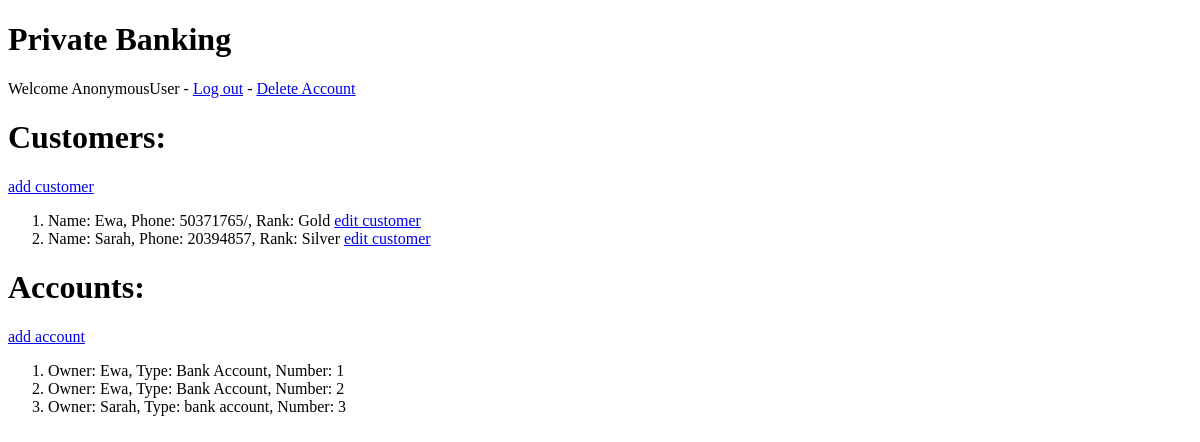
The app's page /banking_app/employee/, older data.
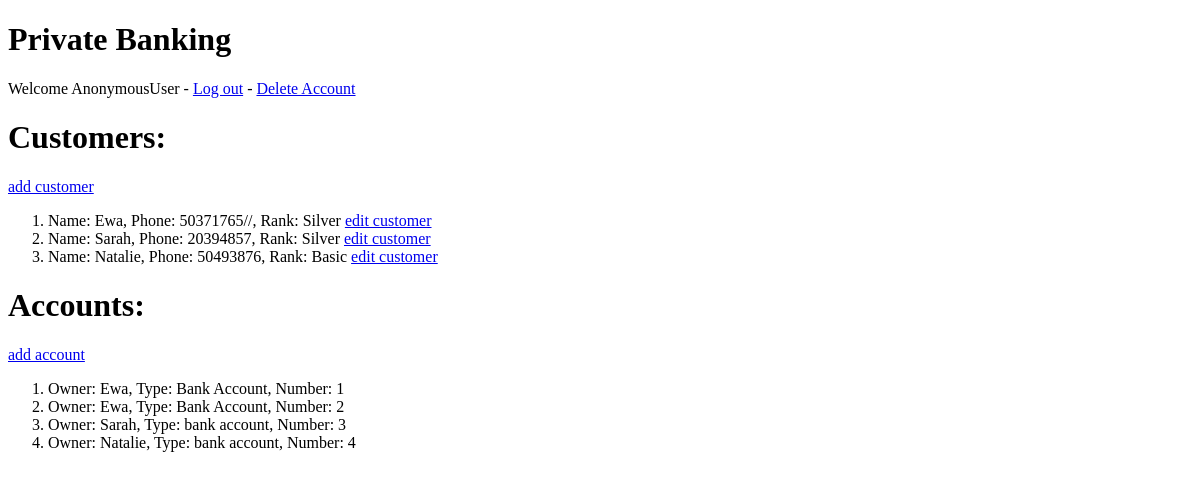
The same page, newer data.
### banking_app/models.py (models this page shows, shortened)
class Customer(models.Model):
    user = models.OneToOneField(User, on_delete=models.CASCADE)
    phone = models.CharField(null=True, max_length=200)
    class Rank(models.TextChoices):
        BASIC = 'Basic'
        SILVER = 'Silver'
        GOLD = 'Gold'
    rank = models.CharField(choices=Rank.choices, default=Rank.BASIC, max_length=200)

class Account(models.Model):
    customer = models.ForeignKey(Customer, on_delete=models.CASCADE)
    class AccountType(models.TextChoices):
        BANK_ACCOUNT = 'Bank Account'
        LOAN = 'Loan'
    account_type = models.CharField(choices=AccountType.choices, default=AccountType.BANK_ACCOUNT, max_length=200)

### banking_app/views.py (the view)
# urls.py: path('employee/', views.employee, name='employee'),
def employee(request):
    customers = Customer.objects.all()
    accounts = Account.objects.all()
    context = {'customers': customers, 'accounts': accounts}
    return render(request, 'banking_app/employee.html', context)

### banking_app/templates/banking_app/employee.html
{% extends 'banking_app/base.html' %} {% block content %}
<h1>Customers:</h1>
<a href={% url 'banking_app:add_customer' %}>add customer</a>
<ol>
  {% for customer in customers %}
  <li>Name: {{ customer.user }}, Phone: {{ customer.phone }}, Rank: {{ customer.rank }} <a href="{% url 'banking_app:edit_customer' customer_id=customer.pk%}">edit customer</a></li>
  {% endfor %}
</ol>
<h1>Accounts:</h1>
<a href={% url 'banking_app:add_account' %}>add account</a>
<ol>
  {% for account in accounts %}
  <li>Owner: {{ account.customer.user }}, Type: {{ account.account_type }}, Number: {{ account.pk }}</li>
  {% endfor %}
</ol>
{% endblock %}

Row changes from the older to the newer data that the page shows:
changed Customer "Ewa": phone "50371765/" → "50371765//"; rank "Gold" → "Silver"
added Customer: user "Natalie", phone "50493876", rank "Basic"
added Account: customer.user "Natalie", account_type "bank account", pk "4"
